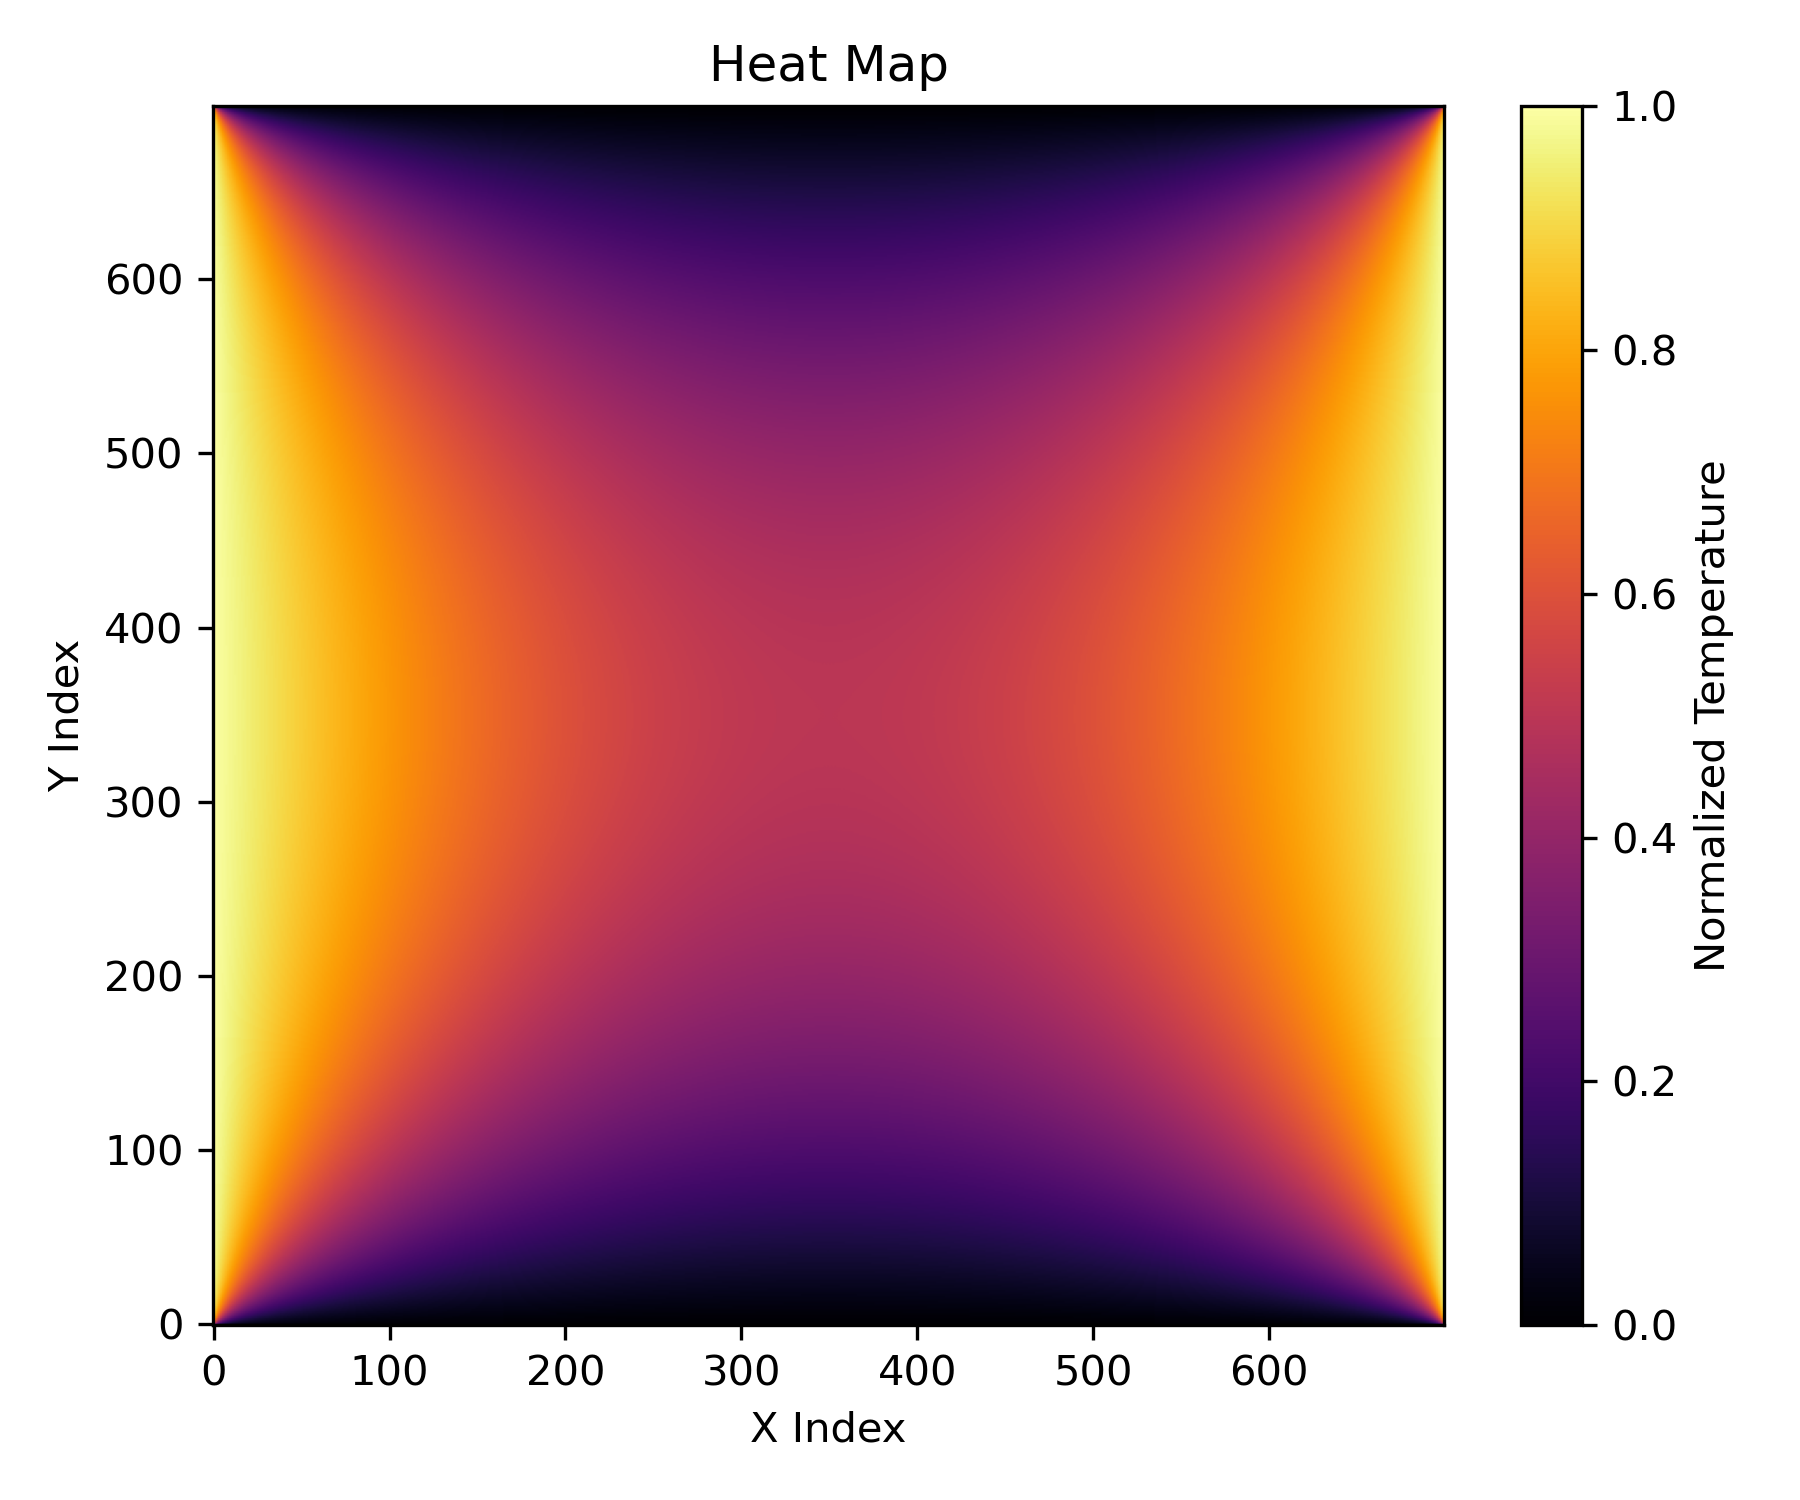

Recreate this plot in Python.
import sys
import numpy as np
import matplotlib.pyplot as plt

def csv_to_heatmap(
    csv_path,
    output_path="heatmap.png",
    cmap="inferno"
):
    """
    Reads a CSV file and generates a heat map image.

    Assumes:
    - Values are normalized in [0, 1]
    - CSV represents a 2D grid
    """

    # Load CSV data
    data = np.loadtxt(csv_path, delimiter=",")

    # Create the heat map
    plt.figure(figsize=(6, 5))
    im = plt.imshow(
        data,
        cmap=cmap,
        vmin=0.0,
        vmax=1.0,
        origin="lower",
        aspect="auto"
    )

    # Add colorbar (scale)
    cbar = plt.colorbar(im)
    cbar.set_label("Normalized Temperature")

    # Axes labels
    plt.xlabel("X Index")
    plt.ylabel("Y Index")
    plt.title("Heat Map")

    # Save and close
    plt.tight_layout()
    plt.savefig(output_path, dpi=300)
    plt.close()

    print(f"Heat map saved to: {output_path}")

if __name__ == "__main__":
    if len(sys.argv) < 2:
        print("Usage: python csv_to_heatmap.py input.csv [output.png]")
        sys.exit(1)

    csv_file = sys.argv[1]
    output_file = sys.argv[2] if len(sys.argv) > 2 else "heatmap.png"

    csv_to_heatmap(csv_file, output_file)
